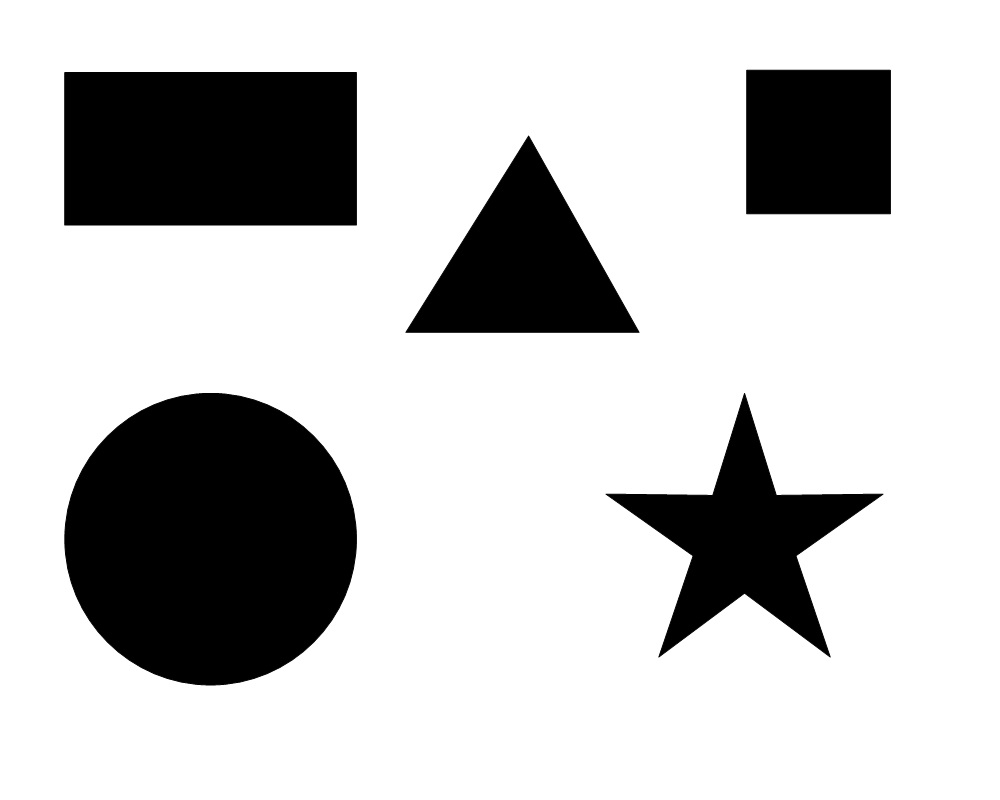
#> input picture images/someshapes.jpg, 1000 x 800 px
$ jupyter execute 'Lecture 4.5 - Mini Project # 2 - Identifying Contours by Shape.ipynb'
#> lines starting #> are read from the running program, lines starting #| are printed output that depends on the picture; after the words box and inside, x2 and y2 are one past the last pixel; in counts of white or black regions, pixels touching at a corner belong together
## Mini Project 2 - Identifiy Contours by Shape

[cell 1]
import numpy as np
import cv2

# Load and then gray scale image

image = cv2.imread('images/someshapes.jpg')
#> image is the input picture: shape (800, 1000, 3); min 0, max 255, mean 197.7
gray = cv2.cvtColor(image, cv2.COLOR_BGR2GRAY)

cv2.imshow('Identifying Shapes',image)
cv2.waitKey(0)

ret, thresh = cv2.threshold(gray, 127, 255, 1)
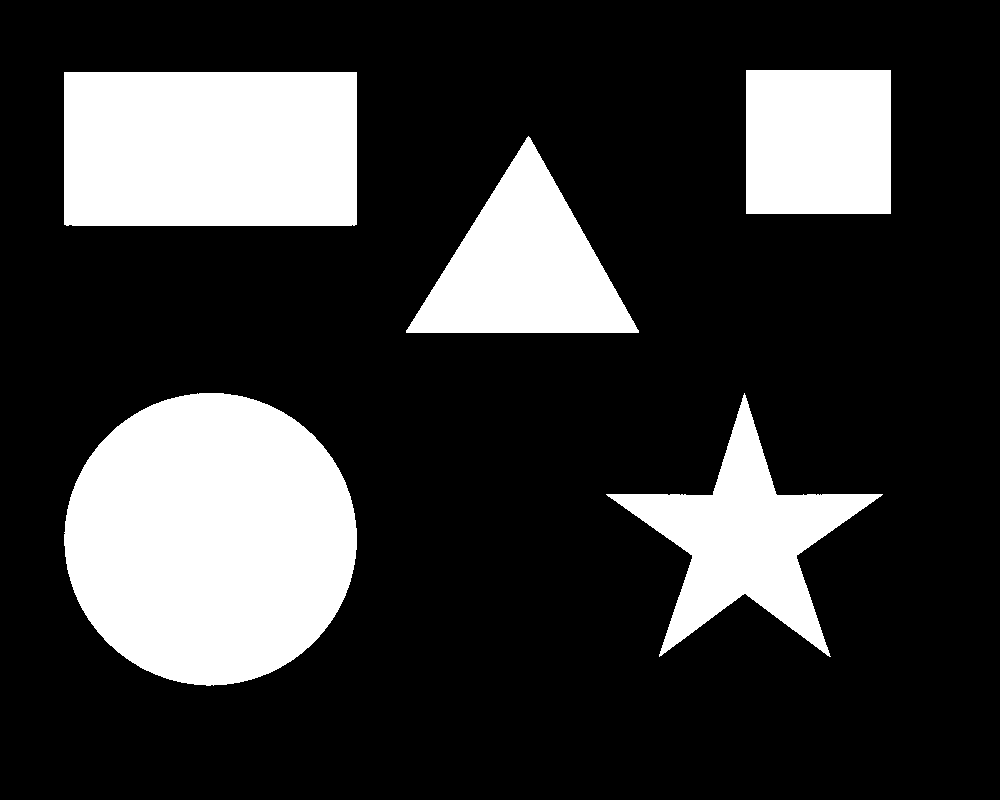
#> thresh: shape (800, 1000); 22.5% white; 5 white regions

# Extract Contours
contours, hierarchy = cv2.findContours(thresh.copy(), cv2.RETR_LIST, cv2.CHAIN_APPROX_NONE)
#> contours = 5 contours; box (x1, y1, x2, y2) and area: (64, 393, 357, 686) 66734, (64, 72, 357, 226) 44669, (606, 393, 883, 657) 23184, (406, 136, 639, 333) 22961, (746, 70, 891, 214) 20592

for cnt in contours:

    # Get approximate polygons
    approx = cv2.approxPolyDP(cnt, 0.01*cv2.arcLength(cnt,True),True)

    if len(approx) == 3:
        shape_name = "Triangle"
        cv2.drawContours(image,[cnt],0,(0,255,0),-1)

        # Find contour center to place text at the center
        M = cv2.moments(cnt)
        cx = int(M['m10'] / M['m00'])
        cy = int(M['m01'] / M['m00'])
        cv2.putText(image, shape_name, (cx-50, cy), cv2.FONT_HERSHEY_SIMPLEX, 1, (0, 0, 0), 2)

    elif len(approx) == 4:
        x,y,w,h = cv2.boundingRect(cnt)
        M = cv2.moments(cnt)
        cx = int(M['m10'] / M['m00'])
        cy = int(M['m01'] / M['m00'])

        # Check to see if 4-side polygon is square or rectangle
        # cv2.boundingRect returns the top left and then width and
        if abs(w-h) <= 3:
            shape_name = "Square"

            # Find contour center to place text at the center
            cv2.drawContours(image, [cnt], 0, (0, 125 ,255), -1)
            cv2.putText(image, shape_name, (cx-50, cy), cv2.FONT_HERSHEY_SIMPLEX, 1, (0, 0, 0), 2)
        else:
            shape_name = "Rectangle"

            # Find contour center to place text at the center
            cv2.drawContours(image, [cnt], 0, (0, 0, 255), -1)
            M = cv2.moments(cnt)
            cx = int(M['m10'] / M['m00'])
            cy = int(M['m01'] / M['m00'])
            cv2.putText(image, shape_name, (cx-50, cy), cv2.FONT_HERSHEY_SIMPLEX, 1, (0, 0, 0), 2)

    elif len(approx) == 10:
        shape_name = "Star"
        cv2.drawContours(image, [cnt], 0, (255, 255, 0), -1)
        M = cv2.moments(cnt)
        cx = int(M['m10'] / M['m00'])
        cy = int(M['m01'] / M['m00'])
        cv2.putText(image, shape_name, (cx-50, cy), cv2.FONT_HERSHEY_SIMPLEX, 1, (0, 0, 0), 2)


    elif len(approx) >= 15:
        shape_name = "Circle"
        cv2.drawContours(image, [cnt], 0, (0, 255, 255), -1)
        M = cv2.moments(cnt)
        cx = int(M['m10'] / M['m00'])
        cy = int(M['m01'] / M['m00'])
        cv2.putText(image, shape_name, (cx-50, cy), cv2.FONT_HERSHEY_SIMPLEX, 1, (0, 0, 0), 2)

    cv2.imshow('Identifying Shapes',image)
    cv2.waitKey(0)
#> this loop made 5 passes
#> (approx, x, y, w, h, shape_name) on passes 4 to 5: ([[64, 72], [64, 224], [356, 224], [356, 72]], 64, 72, 293, 154, 'Rectangle'), ([[746, 70], [746, 213], [890, 213], [890, 70]], 746, 70, 145, 144, 'Square')
#> (approx, shape_name) on pass 3: ([[638, 330], [528, 136], [406, 332]], 'Triangle')
#> pass 1, `cv2.imshow('Identifying Shapes',image)`:
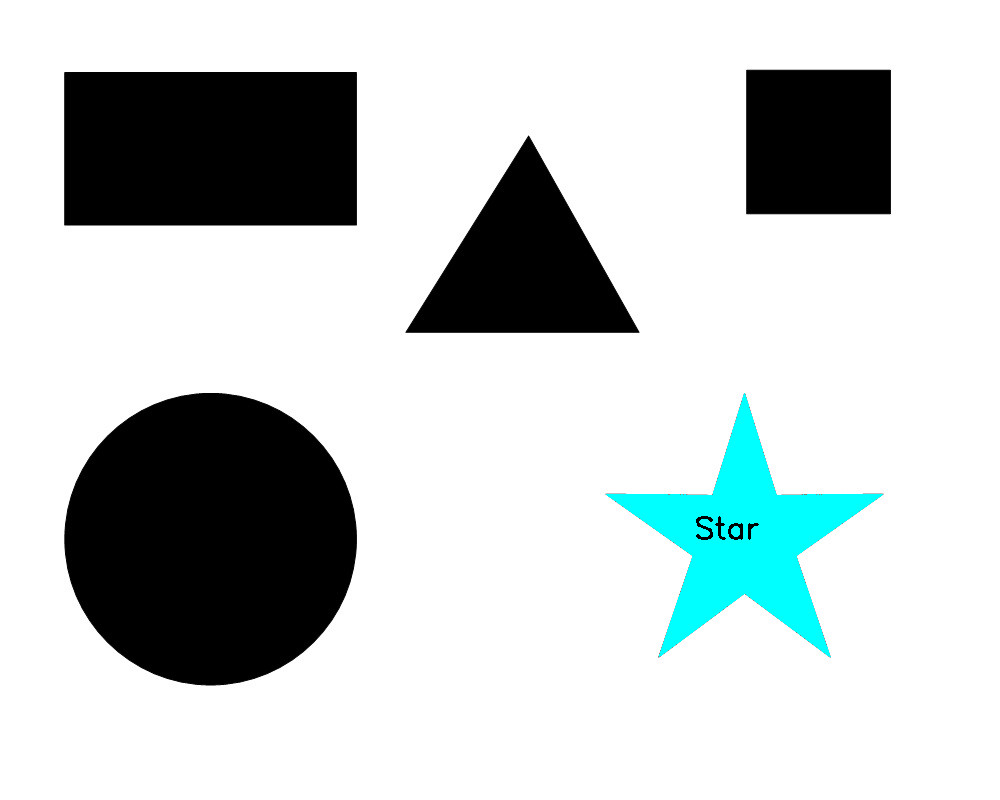
#> window 'Identifying Shapes': shape (800, 1000, 3); mean B, G, R 205, 205, 197.6
#> pass 2, `cv2.imshow('Identifying Shapes',image)`:
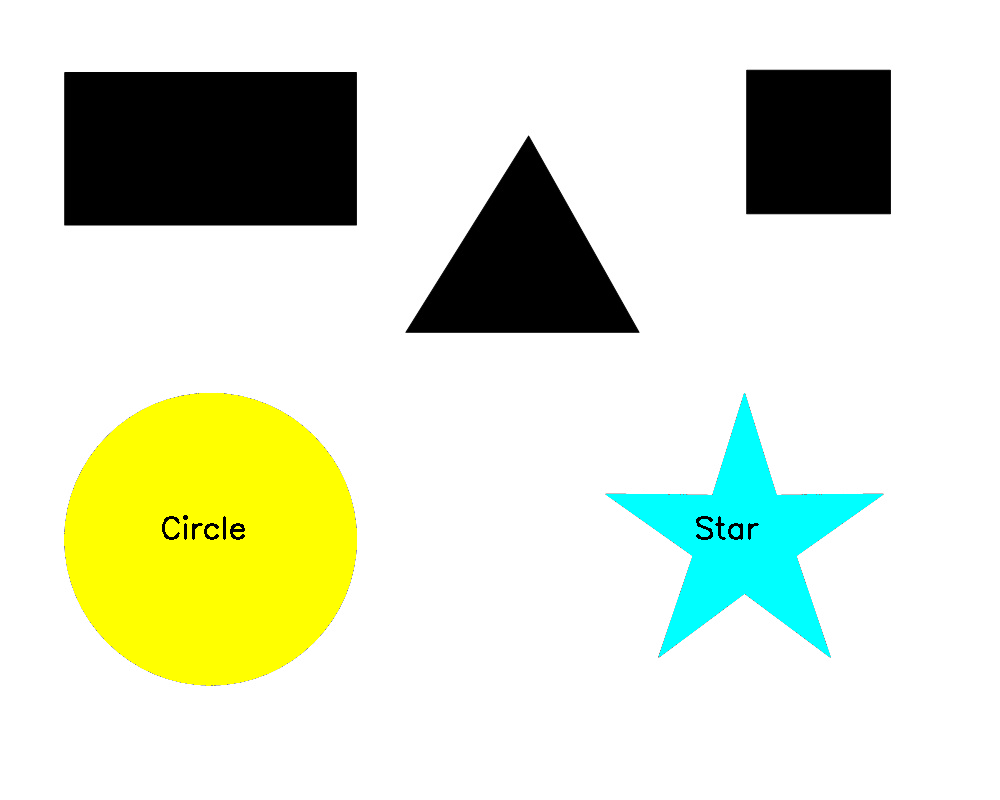
#> window 'Identifying Shapes': shape (800, 1000, 3); mean B, G, R 205, 226.2, 218.8
#> after the loop:
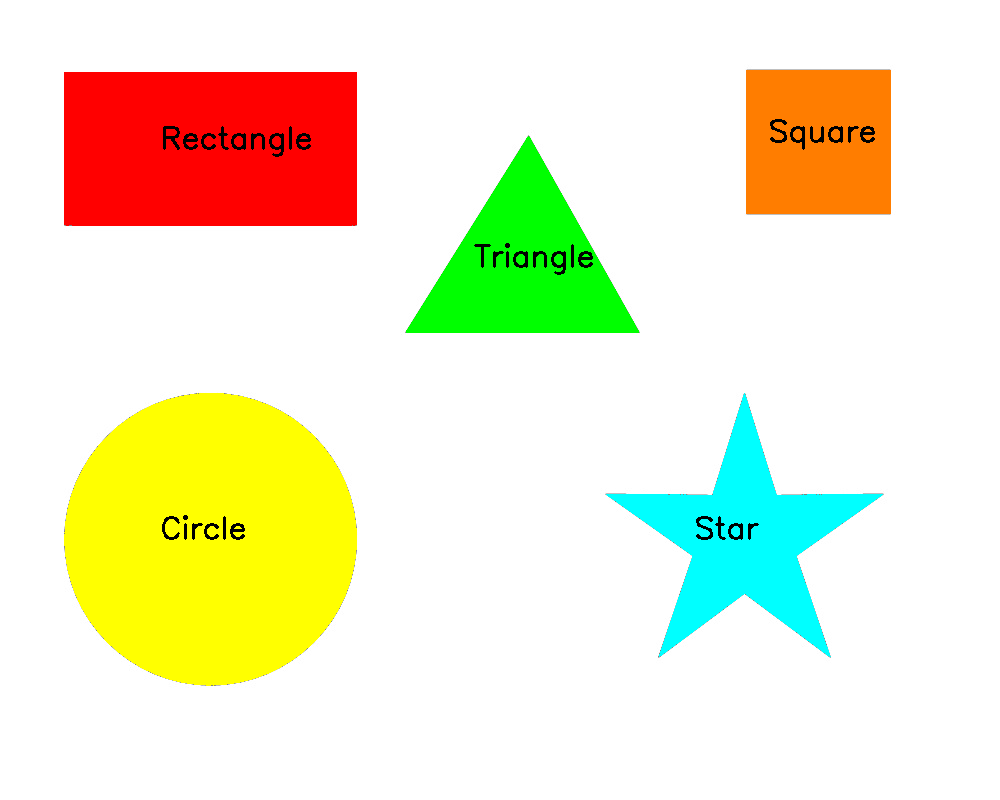
#> image: shape (800, 1000, 3); mean B, G, R 204.9, 236.3, 239.1

cv2.destroyAllWindows()
